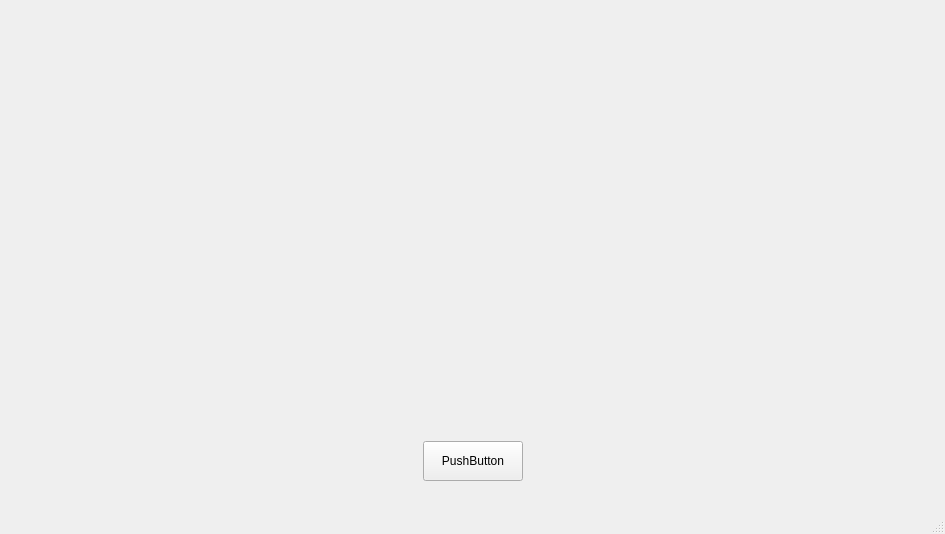
<?xml version="1.0" encoding="UTF-8"?>
<ui version="4.0">
 <class>QtGuiApplication1Class</class>
 <widget class="QMainWindow" name="QtGuiApplication1Class">
  <property name="geometry">
   <rect>
    <x>0</x>
    <y>0</y>
    <width>945</width>
    <height>534</height>
   </rect>
  </property>
  <property name="windowTitle">
   <string>QtGuiApplication1</string>
  </property>
  <widget class="QWidget" name="centralWidget">
   <layout class="QVBoxLayout" name="verticalLayout">
    <item>
     <widget class="QStackedWidget" name="stackedWidget">
      <widget class="QWidget" name="page"/>
      <widget class="QWidget" name="page_2"/>
     </widget>
    </item>
    <item>
     <spacer name="verticalSpacer">
      <property name="orientation">
       <enum>Qt::Vertical</enum>
      </property>
      <property name="sizeType">
       <enum>QSizePolicy::Fixed</enum>
      </property>
      <property name="sizeHint" stdset="0">
       <size>
        <width>20</width>
        <height>20</height>
       </size>
      </property>
     </spacer>
    </item>
    <item>
     <layout class="QHBoxLayout" name="horizontalLayout">
      <item>
       <spacer name="horizontalSpacer">
        <property name="orientation">
         <enum>Qt::Horizontal</enum>
        </property>
        <property name="sizeHint" stdset="0">
         <size>
          <width>40</width>
          <height>20</height>
         </size>
        </property>
       </spacer>
      </item>
      <item>
       <widget class="QPushButton" name="pushButton_start">
        <property name="minimumSize">
         <size>
          <width>100</width>
          <height>40</height>
         </size>
        </property>
        <property name="maximumSize">
         <size>
          <width>100</width>
          <height>40</height>
         </size>
        </property>
        <property name="text">
         <string>PushButton</string>
        </property>
       </widget>
      </item>
      <item>
       <spacer name="horizontalSpacer_2">
        <property name="orientation">
         <enum>Qt::Horizontal</enum>
        </property>
        <property name="sizeHint" stdset="0">
         <size>
          <width>40</width>
          <height>20</height>
         </size>
        </property>
       </spacer>
      </item>
     </layout>
    </item>
    <item>
     <spacer name="verticalSpacer_2">
      <property name="orientation">
       <enum>Qt::Vertical</enum>
      </property>
      <property name="sizeType">
       <enum>QSizePolicy::Fixed</enum>
      </property>
      <property name="sizeHint" stdset="0">
       <size>
        <width>20</width>
        <height>20</height>
       </size>
      </property>
     </spacer>
    </item>
   </layout>
  </widget>
  <widget class="QStatusBar" name="statusBar"/>
 </widget>
 <layoutdefault spacing="6" margin="11"/>
 <resources>
  <include location="QtGuiApplication1.qrc"/>
 </resources>
 <connections/>
</ui>
